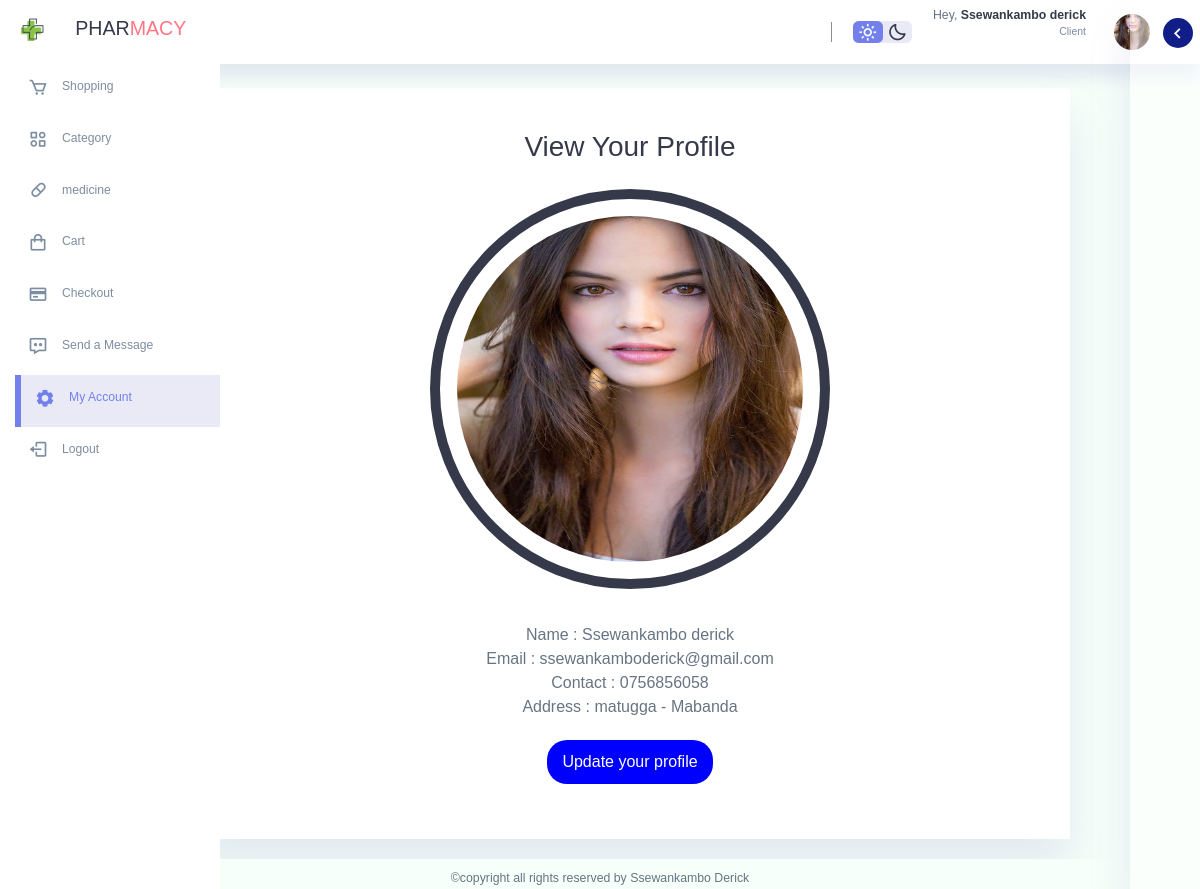
The page /Client/settings.php (signed in) on the database its author committed.
### tables this page shows
CREATE TABLE `tbl_users` (
  `id` int(11) NOT NULL,
  `name` varchar(255) NOT NULL,
  `email` varchar(255) NOT NULL,
  `address` varchar(255) NOT NULL,
  `contact` varchar(20) NOT NULL,
  `image` varchar(255) NOT NULL,
  `password` varchar(255) NOT NULL,
  `email_verified_at` datetime DEFAULT NULL,
  `verification_code` text NOT NULL
);

### Client/settings.php (the view, shortened to what this page needs)
<?php
$user_id = $_SESSION['user_id'];
?>
<?php include("config/config.php"); ?>
<!DOCTYPE html>
<html lang="en">
<head>
    <link rel="stylesheet" href="https://unpkg.com/boxicons@2.0.9/css/boxicons.min.css">
    <link rel="stylesheet" href="./bootstrap/css/bootstrap.min.css">
    <link rel="stylesheet" href="./assets/datatables.min.css">
    <link rel="stylesheet" href="./assets/style.css">
    <link rel="stylesheet" href="./assets/responsive.dataTables.min.css">
    <link rel="stylesheet" href="./assets/sweetalert.min.css">
</head>
<body>
    <section id="sidebar" class="hide">
        <div class="logo brand">
            <img class="icon" src="image/images.png">
            <h2 class="h2">PHAR<span class="danger">MACY</span></h2>
        </div>
        <div class="sidebar">
            <a href="<?php echo SITEURL; ?>shopping.php" class="act">
                <span><i class="bx bx-cart"></i></span>
                <h3 class="h3">Shopping</h3>
            </a>
            <a href="<?php echo SITEURL; ?>category.php" class="act">
                <span><i class="bx bx-category-alt"></i></span>
                <h3 class="h3">Category</h3>
            </a>
            <a href="<?php echo SITEURL; ?>medicine.php" class="act">
                <span><i class="bx bx-capsule"></i></span>
                <h3 class="h3">medicine</h3>
            </a>
            <a href="<?php echo SITEURL; ?>Cart.php" class="act">
                <span><i class="bx bx-shopping-bag"></i></span>
                <h3 class="h3">Cart</h3>
            </a>
            <a href="<?php echo SITEURL; ?>checkout.php" class="act">
                <span><i class="bx bx-credit-card"></i></span>
                <h3 class="h3">Checkout</h3>
            </a>
            <a href="<?php echo SITEURL; ?>message.php" class="act">
                <span><i class="bx bx-message-dots"></i></span>
                <h3 class="h3">Send a Message</h3>
            </a>
            <a href="<?php echo SITEURL; ?>settings.php" class="act">
                <span><i class="bx bxs-cog"></i></span>
                <h3 class="h3">My Account</h3>
            </a>
            <a href="?logout=<?php echo $user_id; ?>">
                <span><i class="bx bx-log-out"></i></span>
                <h3 class="h3">Logout</h3>
            </a>
        </div>
    </section>
    <section id="content">
        <nav>
            <div class="push-left"> <i class="bx bx-menu toggle-sidebar"> </i></div>
            <div class="top">
                <div class="theme-toggler">
                    <span class="active"><i class="bx bx-sun"></i></span>
                    <span><i class="bx bx-moon"></i></span>
                </div>
                <div class="profile">
                    <?php
                    $select = mysqli_query($conn, "SELECT * FROM `tbl_users` WHERE id = '$user_id'") or die('query failed');
                    if(mysqli_num_rows($select) > 0){
                        $fetch = mysqli_fetch_assoc($select);
                    }
                ?>
                    <div class="info">
                        <p style="margin-bottom: 1rem;">Hey, <b><?php echo $fetch['name']; ?></b></p>
                        <small class="text-muted1">Client</small>
                    </div>
                    <div class="profile-photo">
                        <?php
                    if($fetch['image'] == ''){
                        echo '<img src="image/default-avatar.png">';
                    }else{
                        echo '<img src="uploaded_img/'.$fetch['image'].'">';
                    }
                    ?>
                    </div>
                </div>
            </div>
        </nav>
        <main>
            <div class="rightbar close">
                <header>
                    <i class="bx bx-chevron-left toggle"></i>
                </header>
                            <?php
                      $select = mysqli_query($conn, "SELECT * FROM `tbl_users` WHERE id = '$user_id'") or die('query failed');
                      if(mysqli_num_rows($select) > 0){
                        $fetch = mysqli_fetch_assoc($select);
                      }
                  ?>
            </div>
            <div class="profiles">
                <h2 class="start">View Your Profile</h2><br>
                <div class="Profile-info">
                    <center>
                        <div class="profile-pic">
                            <?php
         $select = mysqli_query($conn, "SELECT * FROM `tbl_users` WHERE id = '$user_id'") or die('query failed');
         if(mysqli_num_rows($select) > 0){
            $fetch = mysqli_fetch_assoc($select);
         }
         if($fetch['image'] == ''){
            echo '<img class="picture" src="images/default-avatar.png">';
         }else{
            echo '<img class="picture" src="uploaded_img/'.$fetch['image'].'">';
         }
      ?>
                        </div>
                    </center>
                    <div class="profile-data">
                        <p>Name :&nbsp;<?php echo $fetch['name']; ?></p>
                        <p>Email :&nbsp;<?php echo $fetch['email']; ?></p>
                        <p>Contact :&nbsp;<?php echo $fetch['contact']; ?></p>
                        <p>Address :&nbsp;<?php echo $fetch['address']; ?></p>
                        <div class="buttons">
                            <button type="button" id="add_button" class="mt-4 button" data-bs-toggle="modal"
                                data-bs-target="#exampleModal">
                                Update your profile
                            </button>
                        </div>
                    </div>
                </div>
            </div>
            <?php include("./partials/footer.php"); ?>

### Client/settings.php (style rules this page uses)
.buttons { display: flex; justify-content: center; width: 100%; }
.button { background: blue; display: flex; padding: 10px 15px; color: var(--color-white); border-radius: 20px; }

### rows shown on the page
tbl_users: name "Ssewankambo derick", image (picture), email "ssewankamboderick@gmail.com", contact "0756856058", address "matugga - Mabanda"
